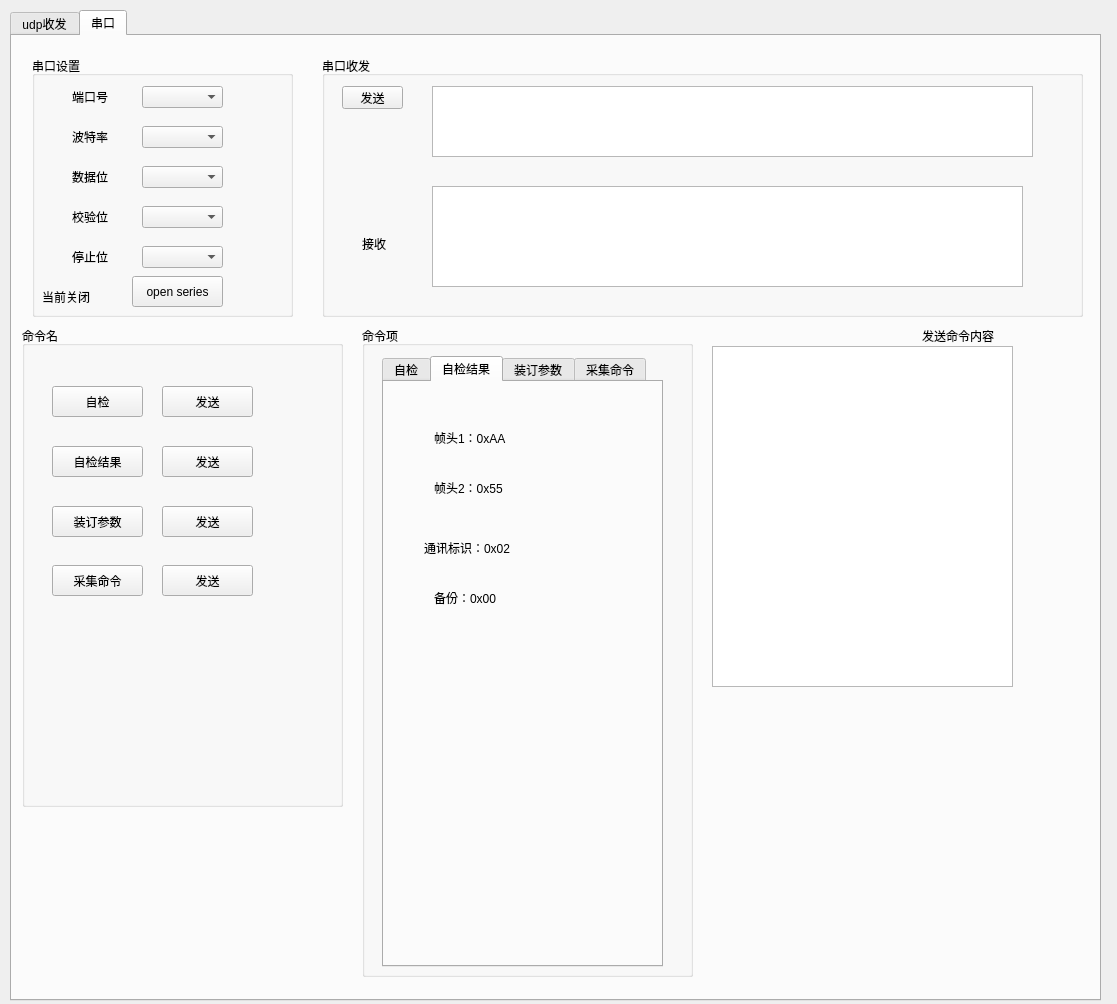
<?xml version="1.0" encoding="UTF-8"?>
<ui version="4.0">
 <class>Widget</class>
 <widget class="QWidget" name="Widget">
  <property name="geometry">
   <rect>
    <x>0</x>
    <y>0</y>
    <width>1117</width>
    <height>1004</height>
   </rect>
  </property>
  <property name="windowTitle">
   <string>Widget</string>
  </property>
  <widget class="QTabWidget" name="tabWidget">
   <property name="geometry">
    <rect>
     <x>10</x>
     <y>10</y>
     <width>1091</width>
     <height>991</height>
    </rect>
   </property>
   <property name="currentIndex">
    <number>1</number>
   </property>
   <widget class="QWidget" name="tab_udp">
    <attribute name="title">
     <string>udp收发</string>
    </attribute>
    <widget class="QGroupBox" name="label_video">
     <property name="geometry">
      <rect>
       <x>400</x>
       <y>630</y>
       <width>281</width>
       <height>221</height>
      </rect>
     </property>
     <property name="title">
      <string>udp通信基本参数</string>
     </property>
     <widget class="QLabel" name="label_ip_show">
      <property name="geometry">
       <rect>
        <x>80</x>
        <y>30</y>
        <width>141</width>
        <height>21</height>
       </rect>
      </property>
      <property name="text">
       <string>ip</string>
      </property>
     </widget>
     <widget class="QLabel" name="label_port_show">
      <property name="geometry">
       <rect>
        <x>80</x>
        <y>45</y>
        <width>151</width>
        <height>21</height>
       </rect>
      </property>
      <property name="text">
       <string>port</string>
      </property>
     </widget>
     <widget class="QLabel" name="label_ip_2">
      <property name="geometry">
       <rect>
        <x>20</x>
        <y>30</y>
        <width>51</width>
        <height>20</height>
       </rect>
      </property>
      <property name="text">
       <string>对方IP</string>
      </property>
     </widget>
     <widget class="QLabel" name="label_port_2">
      <property name="geometry">
       <rect>
        <x>10</x>
        <y>50</y>
        <width>51</width>
        <height>20</height>
       </rect>
      </property>
      <property name="text">
       <string>对方端口</string>
      </property>
     </widget>
     <widget class="QLabel" name="label_8">
      <property name="geometry">
       <rect>
        <x>10</x>
        <y>80</y>
        <width>54</width>
        <height>12</height>
       </rect>
      </property>
      <property name="text">
       <string>导入视频</string>
      </property>
     </widget>
     <widget class="QLabel" name="label_video_show">
      <property name="geometry">
       <rect>
        <x>80</x>
        <y>70</y>
        <width>181</width>
        <height>31</height>
       </rect>
      </property>
      <property name="text">
       <string>video</string>
      </property>
     </widget>
     <widget class="QTextEdit" name="textEdit_udp_send">
      <property name="geometry">
       <rect>
        <x>90</x>
        <y>99</y>
        <width>161</width>
        <height>41</height>
       </rect>
      </property>
     </widget>
     <widget class="QPushButton" name="btn_udp_send">
      <property name="geometry">
       <rect>
        <x>19</x>
        <y>100</y>
        <width>61</width>
        <height>31</height>
       </rect>
      </property>
      <property name="text">
       <string>send</string>
      </property>
     </widget>
     <widget class="QTextEdit" name="textEdit_udp_receive">
      <property name="geometry">
       <rect>
        <x>90</x>
        <y>150</y>
        <width>161</width>
        <height>51</height>
       </rect>
      </property>
     </widget>
    </widget>
    <widget class="QLabel" name="label_send">
     <property name="geometry">
      <rect>
       <x>420</x>
       <y>120</y>
       <width>361</width>
       <height>341</height>
      </rect>
     </property>
     <property name="frameShadow">
      <enum>QFrame::Raised</enum>
     </property>
     <property name="text">
      <string>发送界面</string>
     </property>
    </widget>
    <widget class="QLabel" name="label_receive">
     <property name="geometry">
      <rect>
       <x>30</x>
       <y>100</y>
       <width>361</width>
       <height>351</height>
      </rect>
     </property>
     <property name="frameShadow">
      <enum>QFrame::Raised</enum>
     </property>
     <property name="text">
      <string>接收界面</string>
     </property>
    </widget>
    <widget class="QGroupBox" name="groupBox_3">
     <property name="geometry">
      <rect>
       <x>30</x>
       <y>600</y>
       <width>321</width>
       <height>261</height>
      </rect>
     </property>
     <property name="title">
      <string>udp通信基本设置</string>
     </property>
     <widget class="QLineEdit" name="lineEditPort">
      <property name="geometry">
       <rect>
        <x>130</x>
        <y>220</y>
        <width>171</width>
        <height>20</height>
       </rect>
      </property>
     </widget>
     <widget class="QPushButton" name="btn_udp_init">
      <property name="geometry">
       <rect>
        <x>60</x>
        <y>130</y>
        <width>191</width>
        <height>31</height>
       </rect>
      </property>
      <property name="text">
       <string>UDP初始化</string>
      </property>
     </widget>
     <widget class="QPushButton" name="btn_end">
      <property name="geometry">
       <rect>
        <x>200</x>
        <y>70</y>
        <width>61</width>
        <height>51</height>
       </rect>
      </property>
      <property name="text">
       <string>结束</string>
      </property>
     </widget>
     <widget class="QLineEdit" name="lineEditIP">
      <property name="geometry">
       <rect>
        <x>130</x>
        <y>194</y>
        <width>171</width>
        <height>20</height>
       </rect>
      </property>
     </widget>
     <widget class="QLabel" name="label_ip">
      <property name="geometry">
       <rect>
        <x>49</x>
        <y>194</y>
        <width>75</width>
        <height>20</height>
       </rect>
      </property>
      <property name="text">
       <string>对方IP</string>
      </property>
     </widget>
     <widget class="QLabel" name="label_port">
      <property name="geometry">
       <rect>
        <x>49</x>
        <y>220</y>
        <width>75</width>
        <height>20</height>
       </rect>
      </property>
      <property name="text">
       <string>对方端口</string>
      </property>
     </widget>
     <widget class="QPushButton" name="btn_pause">
      <property name="geometry">
       <rect>
        <x>130</x>
        <y>70</y>
        <width>61</width>
        <height>51</height>
       </rect>
      </property>
      <property name="text">
       <string>暂停</string>
      </property>
     </widget>
     <widget class="QPushButton" name="btn_import">
      <property name="geometry">
       <rect>
        <x>70</x>
        <y>20</y>
        <width>171</width>
        <height>51</height>
       </rect>
      </property>
      <property name="text">
       <string>导入视频</string>
      </property>
     </widget>
     <widget class="QPushButton" name="btn_begin">
      <property name="geometry">
       <rect>
        <x>60</x>
        <y>70</y>
        <width>61</width>
        <height>51</height>
       </rect>
      </property>
      <property name="text">
       <string>发送</string>
      </property>
     </widget>
    </widget>
    <widget class="QLabel" name="label_sendmsg">
     <property name="geometry">
      <rect>
       <x>430</x>
       <y>40</y>
       <width>151</width>
       <height>20</height>
      </rect>
     </property>
     <property name="text">
      <string>发送帧数</string>
     </property>
    </widget>
   </widget>
   <widget class="QWidget" name="tab_series">
    <attribute name="title">
     <string>串口</string>
    </attribute>
    <widget class="QGroupBox" name="groupBox_2">
     <property name="geometry">
      <rect>
       <x>310</x>
       <y>20</y>
       <width>761</width>
       <height>261</height>
      </rect>
     </property>
     <property name="title">
      <string>串口收发</string>
     </property>
     <widget class="QPushButton" name="btnSeriesSend">
      <property name="geometry">
       <rect>
        <x>20</x>
        <y>30</y>
        <width>61</width>
        <height>23</height>
       </rect>
      </property>
      <property name="text">
       <string>发送</string>
      </property>
     </widget>
     <widget class="QLabel" name="label_6">
      <property name="geometry">
       <rect>
        <x>40</x>
        <y>180</y>
        <width>31</width>
        <height>16</height>
       </rect>
      </property>
      <property name="text">
       <string>接收</string>
      </property>
     </widget>
     <widget class="QTextEdit" name="textEditSend">
      <property name="geometry">
       <rect>
        <x>110</x>
        <y>30</y>
        <width>601</width>
        <height>71</height>
       </rect>
      </property>
     </widget>
     <widget class="QTextEdit" name="textEditReceive">
      <property name="geometry">
       <rect>
        <x>110</x>
        <y>130</y>
        <width>591</width>
        <height>101</height>
       </rect>
      </property>
     </widget>
    </widget>
    <widget class="QGroupBox" name="groupBox">
     <property name="geometry">
      <rect>
       <x>20</x>
       <y>20</y>
       <width>261</width>
       <height>261</height>
      </rect>
     </property>
     <property name="title">
      <string>串口设置</string>
     </property>
     <widget class="QComboBox" name="comboBoxPort">
      <property name="geometry">
       <rect>
        <x>110</x>
        <y>30</y>
        <width>81</width>
        <height>22</height>
       </rect>
      </property>
     </widget>
     <widget class="QLabel" name="label">
      <property name="geometry">
       <rect>
        <x>40</x>
        <y>30</y>
        <width>41</width>
        <height>21</height>
       </rect>
      </property>
      <property name="text">
       <string>端口号</string>
      </property>
     </widget>
     <widget class="QLabel" name="label_2">
      <property name="geometry">
       <rect>
        <x>40</x>
        <y>70</y>
        <width>41</width>
        <height>21</height>
       </rect>
      </property>
      <property name="text">
       <string>波特率</string>
      </property>
     </widget>
     <widget class="QComboBox" name="comboBoxBaudRate">
      <property name="geometry">
       <rect>
        <x>110</x>
        <y>70</y>
        <width>81</width>
        <height>22</height>
       </rect>
      </property>
     </widget>
     <widget class="QLabel" name="label_3">
      <property name="geometry">
       <rect>
        <x>40</x>
        <y>110</y>
        <width>41</width>
        <height>21</height>
       </rect>
      </property>
      <property name="text">
       <string>数据位</string>
      </property>
     </widget>
     <widget class="QLabel" name="label_4">
      <property name="geometry">
       <rect>
        <x>40</x>
        <y>150</y>
        <width>41</width>
        <height>21</height>
       </rect>
      </property>
      <property name="text">
       <string>校验位</string>
      </property>
     </widget>
     <widget class="QComboBox" name="comboBoxParity">
      <property name="geometry">
       <rect>
        <x>110</x>
        <y>150</y>
        <width>81</width>
        <height>22</height>
       </rect>
      </property>
     </widget>
     <widget class="QComboBox" name="comboBoxDataBits">
      <property name="geometry">
       <rect>
        <x>110</x>
        <y>110</y>
        <width>81</width>
        <height>22</height>
       </rect>
      </property>
     </widget>
     <widget class="QLabel" name="label_5">
      <property name="geometry">
       <rect>
        <x>40</x>
        <y>190</y>
        <width>41</width>
        <height>21</height>
       </rect>
      </property>
      <property name="text">
       <string>停止位</string>
      </property>
     </widget>
     <widget class="QComboBox" name="comboBoxStopBits">
      <property name="geometry">
       <rect>
        <x>110</x>
        <y>190</y>
        <width>81</width>
        <height>22</height>
       </rect>
      </property>
     </widget>
     <widget class="QPushButton" name="btn_series">
      <property name="geometry">
       <rect>
        <x>100</x>
        <y>220</y>
        <width>91</width>
        <height>31</height>
       </rect>
      </property>
      <property name="text">
       <string>open series</string>
      </property>
     </widget>
     <widget class="QLabel" name="label_close_or_open">
      <property name="geometry">
       <rect>
        <x>10</x>
        <y>230</y>
        <width>54</width>
        <height>21</height>
       </rect>
      </property>
      <property name="text">
       <string>当前关闭</string>
      </property>
     </widget>
    </widget>
    <widget class="QGroupBox" name="groupBox_4">
     <property name="geometry">
      <rect>
       <x>10</x>
       <y>290</y>
       <width>321</width>
       <height>481</height>
      </rect>
     </property>
     <property name="title">
      <string>命令名</string>
     </property>
     <widget class="QPushButton" name="btn_selfcheck_send">
      <property name="geometry">
       <rect>
        <x>140</x>
        <y>60</y>
        <width>91</width>
        <height>31</height>
       </rect>
      </property>
      <property name="text">
       <string>发送</string>
      </property>
     </widget>
     <widget class="QPushButton" name="btn_selfcheckanswer_send">
      <property name="geometry">
       <rect>
        <x>140</x>
        <y>120</y>
        <width>91</width>
        <height>31</height>
       </rect>
      </property>
      <property name="text">
       <string>发送</string>
      </property>
     </widget>
     <widget class="QPushButton" name="btn_bind_send">
      <property name="geometry">
       <rect>
        <x>140</x>
        <y>180</y>
        <width>91</width>
        <height>31</height>
       </rect>
      </property>
      <property name="text">
       <string>发送</string>
      </property>
     </widget>
     <widget class="QPushButton" name="btn_collect_send">
      <property name="geometry">
       <rect>
        <x>140</x>
        <y>239</y>
        <width>91</width>
        <height>31</height>
       </rect>
      </property>
      <property name="text">
       <string>发送</string>
      </property>
     </widget>
     <widget class="QPushButton" name="btn_selfcheck">
      <property name="geometry">
       <rect>
        <x>30</x>
        <y>60</y>
        <width>91</width>
        <height>31</height>
       </rect>
      </property>
      <property name="text">
       <string>自检</string>
      </property>
      <property name="autoDefault">
       <bool>false</bool>
      </property>
     </widget>
     <widget class="QPushButton" name="btn_selfcheckanswer">
      <property name="geometry">
       <rect>
        <x>30</x>
        <y>120</y>
        <width>91</width>
        <height>31</height>
       </rect>
      </property>
      <property name="text">
       <string>自检结果</string>
      </property>
     </widget>
     <widget class="QPushButton" name="btn_collect">
      <property name="geometry">
       <rect>
        <x>30</x>
        <y>239</y>
        <width>91</width>
        <height>31</height>
       </rect>
      </property>
      <property name="text">
       <string>采集命令</string>
      </property>
     </widget>
     <widget class="QPushButton" name="btn_bind">
      <property name="geometry">
       <rect>
        <x>30</x>
        <y>180</y>
        <width>91</width>
        <height>31</height>
       </rect>
      </property>
      <property name="text">
       <string>装订参数</string>
      </property>
     </widget>
    </widget>
    <widget class="QGroupBox" name="groupBox_5">
     <property name="geometry">
      <rect>
       <x>350</x>
       <y>290</y>
       <width>331</width>
       <height>651</height>
      </rect>
     </property>
     <property name="title">
      <string>命令项</string>
     </property>
     <widget class="QTabWidget" name="tab_parm">
      <property name="geometry">
       <rect>
        <x>20</x>
        <y>30</y>
        <width>281</width>
        <height>611</height>
       </rect>
      </property>
      <property name="currentIndex">
       <number>1</number>
      </property>
      <widget class="QWidget" name="tab_1">
       <attribute name="title">
        <string>自检</string>
       </attribute>
       <widget class="QLabel" name="label_33">
        <property name="geometry">
         <rect>
          <x>50</x>
          <y>40</y>
          <width>81</width>
          <height>31</height>
         </rect>
        </property>
        <property name="text">
         <string>帧头1：0xAA</string>
        </property>
       </widget>
       <widget class="QLabel" name="label_35">
        <property name="geometry">
         <rect>
          <x>50</x>
          <y>90</y>
          <width>81</width>
          <height>31</height>
         </rect>
        </property>
        <property name="text">
         <string>帧头2：0x55</string>
        </property>
       </widget>
       <widget class="QLabel" name="label_36">
        <property name="geometry">
         <rect>
          <x>40</x>
          <y>150</y>
          <width>131</width>
          <height>31</height>
         </rect>
        </property>
        <property name="text">
         <string>通讯标识：0x01</string>
        </property>
       </widget>
       <widget class="QLabel" name="label_37">
        <property name="geometry">
         <rect>
          <x>50</x>
          <y>200</y>
          <width>81</width>
          <height>31</height>
         </rect>
        </property>
        <property name="text">
         <string>备份：0x00</string>
        </property>
       </widget>
      </widget>
      <widget class="QWidget" name="tab_2">
       <attribute name="title">
        <string>自检结果</string>
       </attribute>
       <widget class="QLabel" name="label_38">
        <property name="geometry">
         <rect>
          <x>50</x>
          <y>200</y>
          <width>81</width>
          <height>31</height>
         </rect>
        </property>
        <property name="text">
         <string>备份：0x00</string>
        </property>
       </widget>
       <widget class="QLabel" name="label_39">
        <property name="geometry">
         <rect>
          <x>40</x>
          <y>150</y>
          <width>131</width>
          <height>31</height>
         </rect>
        </property>
        <property name="text">
         <string>通讯标识：0x02</string>
        </property>
       </widget>
       <widget class="QLabel" name="label_40">
        <property name="geometry">
         <rect>
          <x>50</x>
          <y>90</y>
          <width>81</width>
          <height>31</height>
         </rect>
        </property>
        <property name="text">
         <string>帧头2：0x55</string>
        </property>
       </widget>
       <widget class="QLabel" name="label_41">
        <property name="geometry">
         <rect>
          <x>50</x>
          <y>40</y>
          <width>81</width>
          <height>31</height>
         </rect>
        </property>
        <property name="text">
         <string>帧头1：0xAA</string>
        </property>
       </widget>
      </widget>
      <widget class="QWidget" name="tab_3">
       <attribute name="title">
        <string>装订参数</string>
       </attribute>
       <widget class="QLabel" name="label_9">
        <property name="geometry">
         <rect>
          <x>20</x>
          <y>20</y>
          <width>121</width>
          <height>16</height>
         </rect>
        </property>
        <property name="text">
         <string>红外积分时间（0-255）</string>
        </property>
       </widget>
       <widget class="QLabel" name="label_10">
        <property name="geometry">
         <rect>
          <x>20</x>
          <y>50</y>
          <width>91</width>
          <height>16</height>
         </rect>
        </property>
        <property name="text">
         <string>同步方式</string>
        </property>
       </widget>
       <widget class="QLabel" name="label_11">
        <property name="geometry">
         <rect>
          <x>10</x>
          <y>80</y>
          <width>91</width>
          <height>16</height>
         </rect>
        </property>
        <property name="text">
         <string>输出图像模式</string>
        </property>
       </widget>
       <widget class="QLabel" name="label_12">
        <property name="geometry">
         <rect>
          <x>10</x>
          <y>110</y>
          <width>111</width>
          <height>16</height>
         </rect>
        </property>
        <property name="text">
         <string>LVDS开窗，全窗切换</string>
        </property>
       </widget>
       <widget class="QLabel" name="label_13">
        <property name="geometry">
         <rect>
          <x>10</x>
          <y>150</y>
          <width>131</width>
          <height>16</height>
         </rect>
        </property>
        <property name="text">
         <string>红外图像分割门限系数</string>
        </property>
       </widget>
       <widget class="QLabel" name="label_14">
        <property name="geometry">
         <rect>
          <x>0</x>
          <y>180</y>
          <width>151</width>
          <height>20</height>
         </rect>
        </property>
        <property name="text">
         <string>红外变积分时间信噪比系数</string>
        </property>
       </widget>
       <widget class="QLabel" name="label_15">
        <property name="geometry">
         <rect>
          <x>10</x>
          <y>220</y>
          <width>131</width>
          <height>16</height>
         </rect>
        </property>
        <property name="text">
         <string>红外目标面积限制</string>
        </property>
       </widget>
       <widget class="QLabel" name="label_16">
        <property name="geometry">
         <rect>
          <x>10</x>
          <y>250</y>
          <width>141</width>
          <height>16</height>
         </rect>
        </property>
        <property name="text">
         <string>可见变积分时间灰度门限</string>
        </property>
       </widget>
       <widget class="QLineEdit" name="lineEdit_bindparm1">
        <property name="geometry">
         <rect>
          <x>150</x>
          <y>20</y>
          <width>113</width>
          <height>20</height>
         </rect>
        </property>
       </widget>
       <widget class="QComboBox" name="comboBox_bindparm2">
        <property name="geometry">
         <rect>
          <x>150</x>
          <y>50</y>
          <width>111</width>
          <height>22</height>
         </rect>
        </property>
       </widget>
       <widget class="QComboBox" name="comboBox_bindparm3">
        <property name="geometry">
         <rect>
          <x>150</x>
          <y>80</y>
          <width>111</width>
          <height>22</height>
         </rect>
        </property>
       </widget>
       <widget class="QComboBox" name="comboBox_bindparm4">
        <property name="geometry">
         <rect>
          <x>150</x>
          <y>110</y>
          <width>111</width>
          <height>22</height>
         </rect>
        </property>
       </widget>
       <widget class="QLineEdit" name="lineEdit_bindparm5">
        <property name="geometry">
         <rect>
          <x>150</x>
          <y>150</y>
          <width>113</width>
          <height>20</height>
         </rect>
        </property>
       </widget>
       <widget class="QLineEdit" name="lineEdit_bindparm6">
        <property name="geometry">
         <rect>
          <x>150</x>
          <y>180</y>
          <width>113</width>
          <height>20</height>
         </rect>
        </property>
       </widget>
       <widget class="QLineEdit" name="lineEdit_bindparm7">
        <property name="geometry">
         <rect>
          <x>150</x>
          <y>220</y>
          <width>113</width>
          <height>20</height>
         </rect>
        </property>
       </widget>
       <widget class="QLineEdit" name="lineEdit_bindparm8">
        <property name="geometry">
         <rect>
          <x>150</x>
          <y>250</y>
          <width>113</width>
          <height>20</height>
         </rect>
        </property>
       </widget>
      </widget>
      <widget class="QWidget" name="tab_4">
       <attribute name="title">
        <string>采集命令</string>
       </attribute>
       <widget class="QLabel" name="label_17">
        <property name="geometry">
         <rect>
          <x>10</x>
          <y>10</y>
          <width>81</width>
          <height>31</height>
         </rect>
        </property>
        <property name="text">
         <string>K发射俯仰角</string>
        </property>
       </widget>
       <widget class="QLabel" name="label_18">
        <property name="geometry">
         <rect>
          <x>10</x>
          <y>40</y>
          <width>81</width>
          <height>31</height>
         </rect>
        </property>
        <property name="text">
         <string>K发射方位角</string>
        </property>
       </widget>
       <widget class="QLabel" name="label_19">
        <property name="geometry">
         <rect>
          <x>10</x>
          <y>70</y>
          <width>81</width>
          <height>31</height>
         </rect>
        </property>
        <property name="text">
         <string>K发射滚转角</string>
        </property>
       </widget>
       <widget class="QLabel" name="label_20">
        <property name="geometry">
         <rect>
          <x>10</x>
          <y>100</y>
          <width>81</width>
          <height>31</height>
         </rect>
        </property>
        <property name="text">
         <string>俯仰陀螺增量</string>
        </property>
       </widget>
       <widget class="QLabel" name="label_21">
        <property name="geometry">
         <rect>
          <x>10</x>
          <y>130</y>
          <width>81</width>
          <height>31</height>
         </rect>
        </property>
        <property name="text">
         <string>偏航陀螺增量</string>
        </property>
       </widget>
       <widget class="QLabel" name="label_22">
        <property name="geometry">
         <rect>
          <x>10</x>
          <y>160</y>
          <width>81</width>
          <height>31</height>
         </rect>
        </property>
        <property name="text">
         <string>滚转陀螺增量</string>
        </property>
       </widget>
       <widget class="QLabel" name="label_23">
        <property name="geometry">
         <rect>
          <x>10</x>
          <y>190</y>
          <width>91</width>
          <height>31</height>
         </rect>
        </property>
        <property name="text">
         <string>K发射指令俯仰角</string>
        </property>
       </widget>
       <widget class="QLabel" name="label_24">
        <property name="geometry">
         <rect>
          <x>10</x>
          <y>220</y>
          <width>91</width>
          <height>31</height>
         </rect>
        </property>
        <property name="text">
         <string>K发射指令方位角</string>
        </property>
       </widget>
       <widget class="QLabel" name="label_25">
        <property name="geometry">
         <rect>
          <x>10</x>
          <y>250</y>
          <width>101</width>
          <height>31</height>
         </rect>
        </property>
        <property name="text">
         <string>K发射指令滚转角</string>
        </property>
       </widget>
       <widget class="QLabel" name="label_26">
        <property name="geometry">
         <rect>
          <x>10</x>
          <y>280</y>
          <width>101</width>
          <height>31</height>
         </rect>
        </property>
        <property name="text">
         <string>红外位控指令</string>
        </property>
       </widget>
       <widget class="QLabel" name="label_27">
        <property name="geometry">
         <rect>
          <x>10</x>
          <y>310</y>
          <width>101</width>
          <height>31</height>
         </rect>
        </property>
        <property name="text">
         <string>定时器帧号</string>
        </property>
       </widget>
       <widget class="QLabel" name="label_28">
        <property name="geometry">
         <rect>
          <x>10</x>
          <y>400</y>
          <width>101</width>
          <height>31</height>
         </rect>
        </property>
        <property name="text">
         <string>弹目距离</string>
        </property>
       </widget>
       <widget class="QLabel" name="label_29">
        <property name="geometry">
         <rect>
          <x>10</x>
          <y>370</y>
          <width>101</width>
          <height>31</height>
         </rect>
        </property>
        <property name="text">
         <string>弹目距离有效标志</string>
        </property>
       </widget>
       <widget class="QLabel" name="label_30">
        <property name="geometry">
         <rect>
          <x>10</x>
          <y>430</y>
          <width>101</width>
          <height>31</height>
         </rect>
        </property>
        <property name="text">
         <string>弹目接近速度</string>
        </property>
       </widget>
       <widget class="QLabel" name="label_31">
        <property name="geometry">
         <rect>
          <x>10</x>
          <y>340</y>
          <width>101</width>
          <height>31</height>
         </rect>
        </property>
        <property name="text">
         <string>红外积分时间档位</string>
        </property>
       </widget>
       <widget class="QLabel" name="label_32">
        <property name="geometry">
         <rect>
          <x>10</x>
          <y>490</y>
          <width>101</width>
          <height>31</height>
         </rect>
        </property>
        <property name="text">
         <string>轨控开机状态</string>
        </property>
       </widget>
       <widget class="QLabel" name="label_34">
        <property name="geometry">
         <rect>
          <x>10</x>
          <y>460</y>
          <width>101</width>
          <height>31</height>
         </rect>
        </property>
        <property name="text">
         <string>分割门限系数标志</string>
        </property>
       </widget>
       <widget class="QLineEdit" name="lineEdit_collectparm1">
        <property name="geometry">
         <rect>
          <x>110</x>
          <y>20</y>
          <width>113</width>
          <height>20</height>
         </rect>
        </property>
       </widget>
       <widget class="QLineEdit" name="lineEdit_collectparm2">
        <property name="geometry">
         <rect>
          <x>110</x>
          <y>50</y>
          <width>113</width>
          <height>20</height>
         </rect>
        </property>
       </widget>
       <widget class="QLineEdit" name="lineEdit_collectparm3">
        <property name="geometry">
         <rect>
          <x>110</x>
          <y>80</y>
          <width>113</width>
          <height>20</height>
         </rect>
        </property>
       </widget>
       <widget class="QLineEdit" name="lineEdit_collectparm4">
        <property name="geometry">
         <rect>
          <x>110</x>
          <y>110</y>
          <width>113</width>
          <height>20</height>
         </rect>
        </property>
       </widget>
       <widget class="QLineEdit" name="lineEdit_collectparm5">
        <property name="geometry">
         <rect>
          <x>110</x>
          <y>140</y>
          <width>113</width>
          <height>20</height>
         </rect>
        </property>
       </widget>
       <widget class="QLineEdit" name="lineEdit_collectparm6">
        <property name="geometry">
         <rect>
          <x>110</x>
          <y>170</y>
          <width>113</width>
          <height>20</height>
         </rect>
        </property>
       </widget>
       <widget class="QLineEdit" name="lineEdit_collectparm7">
        <property name="geometry">
         <rect>
          <x>110</x>
          <y>200</y>
          <width>113</width>
          <height>20</height>
         </rect>
        </property>
       </widget>
       <widget class="QLineEdit" name="lineEdit_collectparm8">
        <property name="geometry">
         <rect>
          <x>110</x>
          <y>230</y>
          <width>113</width>
          <height>20</height>
         </rect>
        </property>
       </widget>
       <widget class="QLineEdit" name="lineEdit_collectparm9">
        <property name="geometry">
         <rect>
          <x>110</x>
          <y>260</y>
          <width>113</width>
          <height>20</height>
         </rect>
        </property>
       </widget>
       <widget class="QLineEdit" name="lineEdit_collectparm11">
        <property name="geometry">
         <rect>
          <x>120</x>
          <y>320</y>
          <width>113</width>
          <height>20</height>
         </rect>
        </property>
       </widget>
       <widget class="QLineEdit" name="lineEdit_collectparm12">
        <property name="geometry">
         <rect>
          <x>120</x>
          <y>350</y>
          <width>113</width>
          <height>20</height>
         </rect>
        </property>
       </widget>
       <widget class="QLineEdit" name="lineEdit_collectparm14">
        <property name="geometry">
         <rect>
          <x>130</x>
          <y>410</y>
          <width>113</width>
          <height>20</height>
         </rect>
        </property>
       </widget>
       <widget class="QLineEdit" name="lineEdit_collectparm15">
        <property name="geometry">
         <rect>
          <x>130</x>
          <y>440</y>
          <width>113</width>
          <height>20</height>
         </rect>
        </property>
       </widget>
       <widget class="QComboBox" name="comboBox_collectparm10">
        <property name="geometry">
         <rect>
          <x>120</x>
          <y>290</y>
          <width>111</width>
          <height>22</height>
         </rect>
        </property>
       </widget>
       <widget class="QComboBox" name="comboBox_collectparm16">
        <property name="geometry">
         <rect>
          <x>130</x>
          <y>470</y>
          <width>111</width>
          <height>22</height>
         </rect>
        </property>
       </widget>
       <widget class="QComboBox" name="comboBox_collectparm17">
        <property name="geometry">
         <rect>
          <x>120</x>
          <y>500</y>
          <width>111</width>
          <height>22</height>
         </rect>
        </property>
       </widget>
       <widget class="QComboBox" name="comboBox_collectparm13">
        <property name="geometry">
         <rect>
          <x>130</x>
          <y>380</y>
          <width>111</width>
          <height>22</height>
         </rect>
        </property>
       </widget>
      </widget>
     </widget>
    </widget>
    <widget class="QTextEdit" name="textEdit">
     <property name="geometry">
      <rect>
       <x>700</x>
       <y>310</y>
       <width>301</width>
       <height>341</height>
      </rect>
     </property>
    </widget>
    <widget class="QLabel" name="label_7">
     <property name="geometry">
      <rect>
       <x>910</x>
       <y>290</y>
       <width>81</width>
       <height>20</height>
      </rect>
     </property>
     <property name="text">
      <string>发送命令内容</string>
     </property>
    </widget>
   </widget>
  </widget>
 </widget>
 <resources/>
 <connections/>
</ui>
